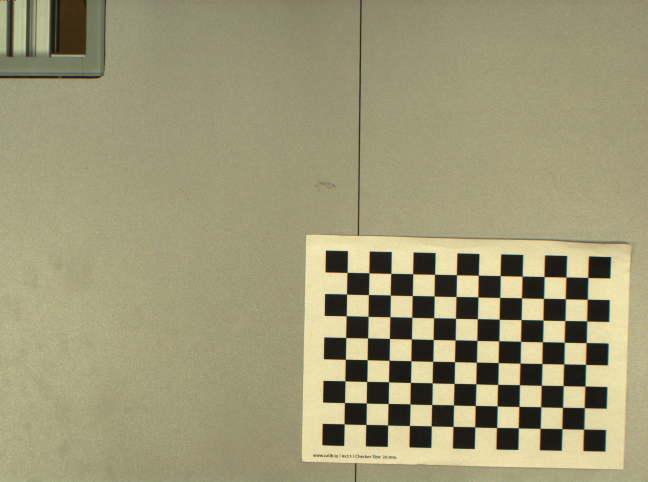
#> input picture calibrate/1699970878.7457747_color.jpg, 1296 x 964 px (shown at 1/2 size); its folder holds 4 pictures in this run
$ python calibrate_camera.py
#> lines starting #> are read from the running program, lines starting #| are printed output that depends on the picture
import numpy as np
import cv2 as cv
import glob
import pickle

CHESS_WIDTH = 9
CHESS_HEIGHT = 6

# termination criteria
criteria = (cv.TERM_CRITERIA_EPS + cv.TERM_CRITERIA_MAX_ITER, 25, 0.001)
# prepare object points, like (0,0,0), (1,0,0), (2,0,0) ....,(6,5,0)
objp = np.zeros((CHESS_WIDTH*CHESS_HEIGHT,3), np.float32)
objp[:,:2] = np.mgrid[0:CHESS_WIDTH,0:CHESS_HEIGHT].T.reshape(-1,2)
# Arrays to store object points and image points from all the images.
objpoints = [] # 3d point in real world space
imgpoints = [] # 2d points in image plane.

images = glob.glob('calibrate/*_color.jpg')
print('found:', images)

for fname in images:
    img = cv.imread(fname)
#> img is the input picture: shape (964, 1296, 3); mean B, G, R 118.5, 152.1, 157.5
    img = cv.cvtColor(img, cv.COLOR_BGR2GRAY)
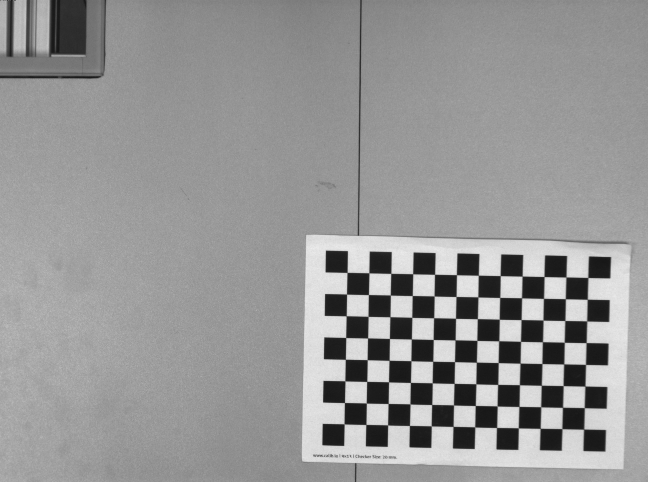
#> img: shape (964, 1296) (shown at 1/2 size); min 15, max 236, mean 149.8
    # Find the chess board corners
    ret, corners = cv.findChessboardCorners(img, (CHESS_WIDTH, CHESS_HEIGHT), None)
#> ret = False; corners = None
    print(fname, ret)
#| calibrate/1699970878.7457747_color.jpg False
    #cv.imshow('input', img)
    #cv.waitKey(500)
    # If found, add object points, image points (after refining them)
    if ret == True:
        objpoints.append(objp)
        corners2 = cv.cornerSubPix(img, corners, (11,11), (-1,-1), criteria)
        imgpoints.append(corners2)
#> pass 2 of the loop `for fname in images:`:
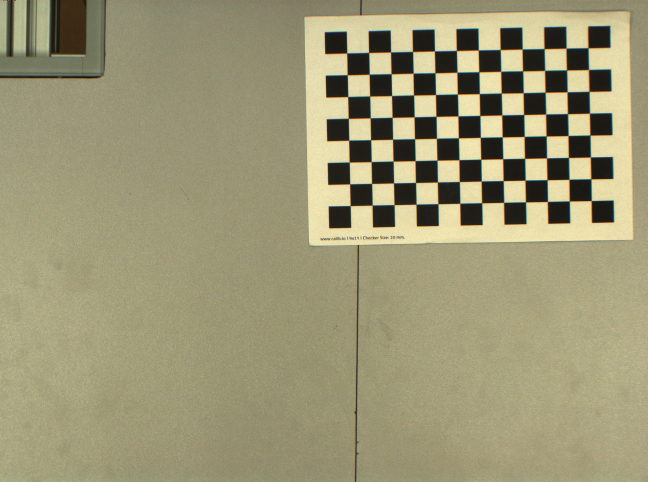
#> input picture calibrate/1699970904.602778_color.jpg, 1296 x 964 px (shown at 1/2 size)
#> img is the input picture: shape (964, 1296, 3); mean B, G, R 117.6, 151, 156.3
#> `img = cv.cvtColor(img, cv.COLOR_BGR2GRAY)`:
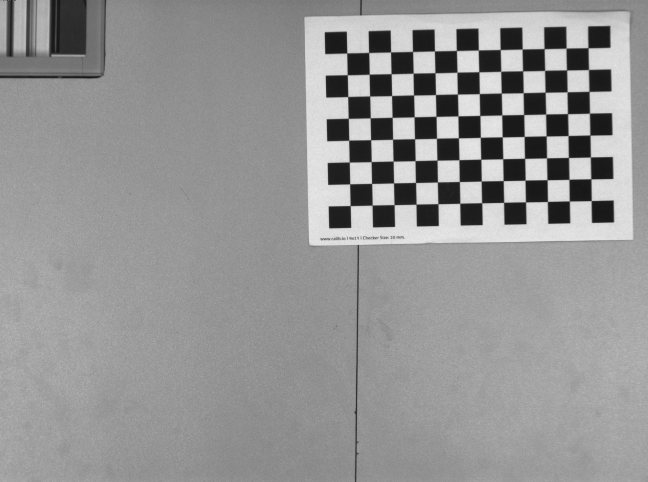
#> img: shape (964, 1296) (shown at 1/2 size); min 15, max 235, mean 148.7
#| calibrate/1699970904.602778_color.jpg False
#> pass 3 of the loop `for fname in images:`:
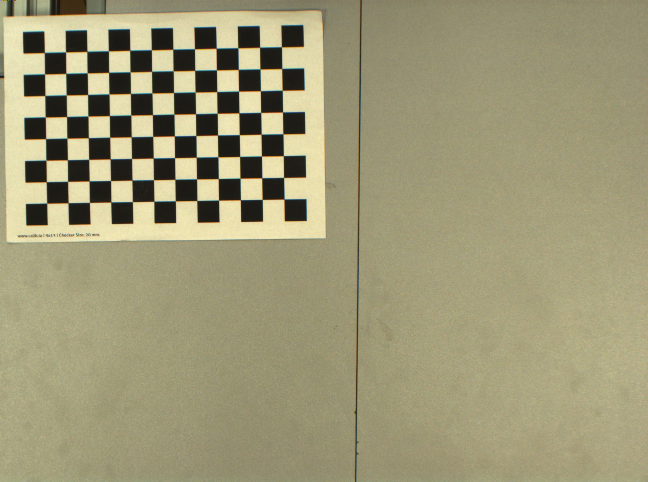
#> input picture calibrate/1699970909.6032867_color.jpg, 1296 x 964 px (shown at 1/2 size)
#> img is the input picture: shape (964, 1296, 3); mean B, G, R 118.8, 152.2, 157.6
#> `img = cv.cvtColor(img, cv.COLOR_BGR2GRAY)`:
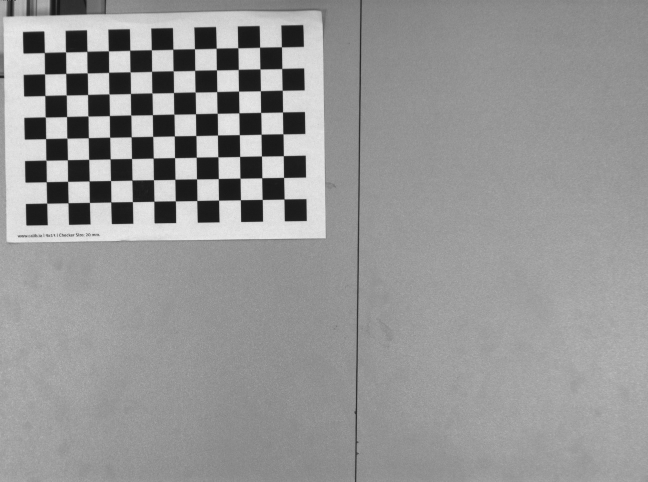
#> img: shape (964, 1296) (shown at 1/2 size); min 16, max 236, mean 150
#| calibrate/1699970909.6032867_color.jpg False
#> the loop made 4 passes; the first 3 are shown
        # Draw and display the corners
        #cv.drawChessboardCorners(img, (12, 8), corners2, ret)
        #cv.imshow('img', img)
        #cv.waitKey(1000)

#> (the run stopped early here; a loop or call above may not have finished)
